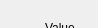
        <widget class="QWidget" name="polygonEditOpts">
         <property name="geometry">
          <rect>
           <x>0</x>
           <y>0</y>
           <width>98</width>
           <height>28</height>
          </rect>
         </property>
         <attribute name="label">
          <string>Polygon Editor</string>
         </attribute>
         <widget class="QPushButton" name="applyPolyButton">
          <property name="geometry">
           <rect>
            <x>20</x>
            <y>55</y>
            <width>80</width>
            <height>25</height>
           </rect>
          </property>
          <property name="text">
           <string>Apply</string>
          </property>
         </widget>
         <widget class="QLabel" name="polyEditTxt">
          <property name="geometry">
           <rect>
            <x>45</x>
            <y>19</y>
            <width>41</width>
            <height>17</height>
           </rect>
          </property>
          <property name="text">
           <string>Value</string>
          </property>
         </widget>
         <widget class="QDoubleSpinBox" name="polyEditVal">
          <property name="geometry">
           <rect>
            <x>100</x>
            <y>15</y>
            <width>69</width>
            <height>26</height>
           </rect>
          </property>
          <property name="maximum">
           <double>1.000000000000000</double>
          </property>
          <property name="singleStep">
           <double>0.100000000000000</double>
          </property>
          <property name="value">
           <double>1.000000000000000</double>
          </property>
         </widget>
         <widget class="QPushButton" name="resetPolyButton">
          <property name="geometry">
           <rect>
            <x>120</x>
            <y>55</y>
            <width>80</width>
            <height>25</height>
           </rect>
          </property>
          <property name="text">
           <string>Reset</string>
          </property>
         </widget>
         <widget class="QComboBox" name="polyFillMode">
          <property name="geometry">
           <rect>
            <x>20</x>
            <y>95</y>
            <width>80</width>
            <height>25</height>
           </rect>
          </property>
          <item>
           <property name="text">
            <string>Fill MaxVal</string>
           </property>
          </item>
          <item>
           <property name="text">
            <string>Fill MinVal</string>
           </property>
          </item>
          <item>
           <property name="text">
            <string>Fill All</string>
           </property>
          </item>
         </widget>
        </widget>
